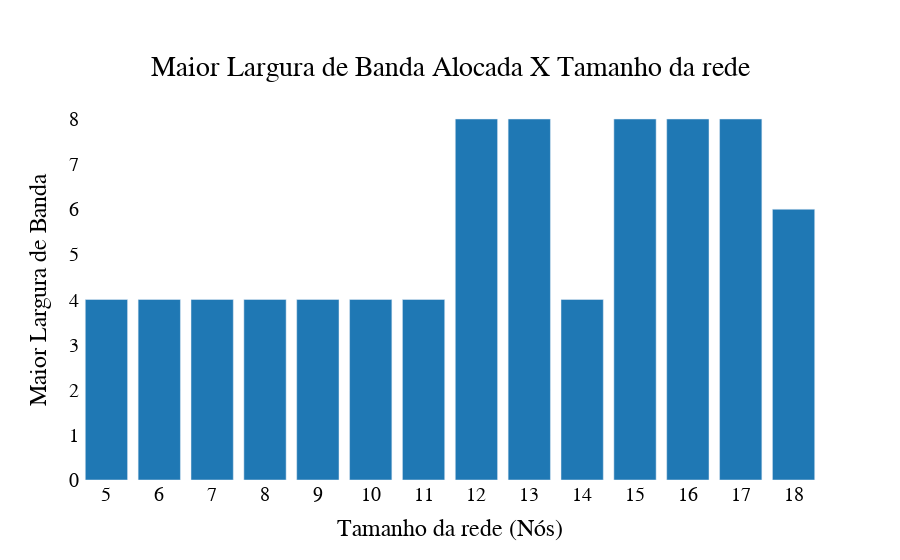

Notebook source saved alongside this figure:
### Code cell
import plotly.graph_objects as go

 
x = [5, 6, 7, 8, 9, 10, 11, 12, 13, 14, 15, 16, 17, 18, 19, 20, 5, 6, 7, 8, 9, 10, 11, 12, 13, 14, 15, 16, 17, 18]
Max_Band= [4, 4, 4, 4, 4, 4, 4, 8, 8, 4, 8, 8, 8, 6
 ]

fig = go.Figure()

fig.add_trace(
    go.Bar(x=x, y=Max_Band,name='TASA',marker_color='rgb(31,120,180)'    
    )) 

          
fig.update_layout(
    font=dict(
        family="Arial",
        size=20,
        color="Black"
    ),
    title={
        'text': "Maior Largura de Banda Alocada X Tamanho da rede",
        'y':0.9,
        'x':0.5,
        'xanchor': 'center',
        'yanchor': 'top'},  
    
        xaxis=dict(
        title='Tamanho da rede (Nós)',
        tickmode='linear') ,
                   yaxis_title='Maior Largura de Banda', 
                    paper_bgcolor = 'rgba(0,0,0,0)', 
                    plot_bgcolor = 'rgba(0,0,0,0)') 
fig.update_layout(legend=dict(
    yanchor="top",
    y=0.99,
    xanchor="left",
    x=0.01
))

### Figure 1 — Plotly figure (JSON) as saved in the notebook; plotly's stock layout.template omitted (floating-point values rounded to 4 significant figures)
{"data": [{"marker": {"color": "rgb(31,120,180)"}, "name": "TASA", "type": "bar", "x": [5, 6, 7, 8, 9, 10, 11, 12, 13, 14, 15, 16, 17, 18, 19, 20, 5, 6, 7, 8, 9, 10, 11, 12, 13, 14, 15, 16, 17, 18], "y": [4, 4, 4, 4, 4, 4, 4, 8, 8, 4, 8, 8, 8, 6]}], "layout": {"font": {"color": "Black", "family": "Arial", "size": 20}, "legend": {"x": 0.01, "xanchor": "left", "y": 0.99, "yanchor": "top"}, "paper_bgcolor": "rgba(0,0,0,0)", "plot_bgcolor": "rgba(0,0,0,0)", "title": {"text": "Maior Largura de Banda Alocada X Tamanho da rede", "x": 0.5, "xanchor": "center", "y": 0.9, "yanchor": "top"}, "xaxis": {"tickmode": "linear", "title": {"text": "Tamanho da rede (Nós)"}}, "yaxis": {"title": {"text": "Maior Largura de Banda"}}}}
